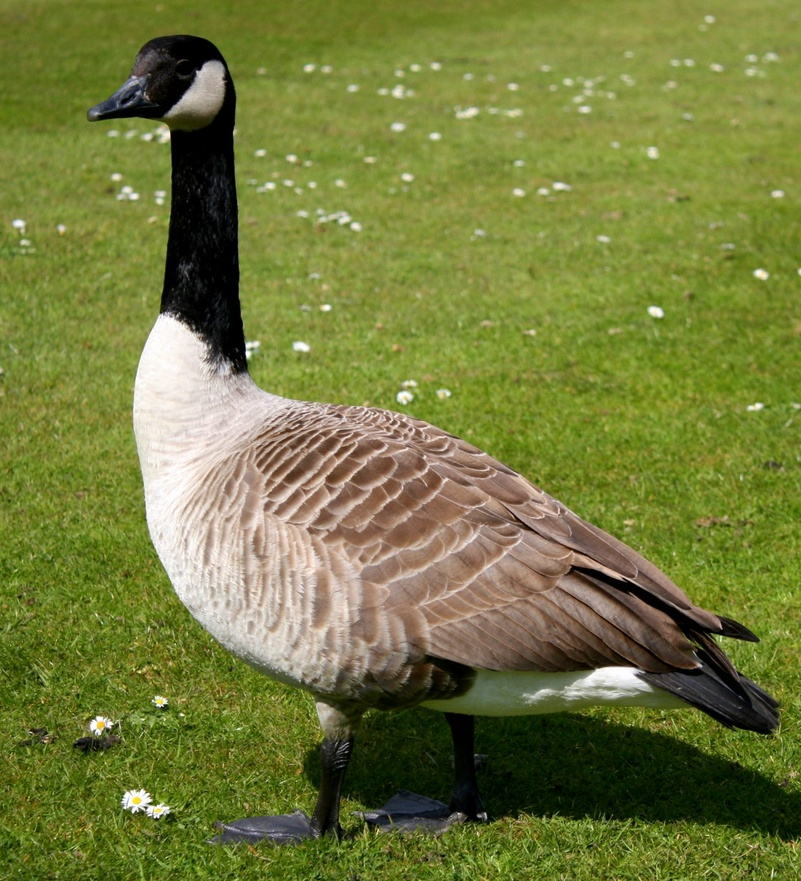
#> input picture img/goose.jpeg, 801 x 881 px, shrunk from 1454 x 1600 before the run
$ jupyter execute canny.ipynb
#> lines starting #> are read from the running program, lines starting #| are printed output that depends on the picture; after the words box and inside, x2 and y2 are one past the last pixel; in counts of white or black regions, pixels touching at a corner belong together
[cell 1]
import cv2
import numpy as np
import matplotlib.pyplot as plt
import math

[cell 2]
img2 = cv2.imread("img/goose.jpeg")
#> img2 is the input picture: shape (881, 801, 3); mean B, G, R 60.8, 122.9, 115.9
img = cv2.cvtColor(img2, cv2.COLOR_BGR2GRAY)
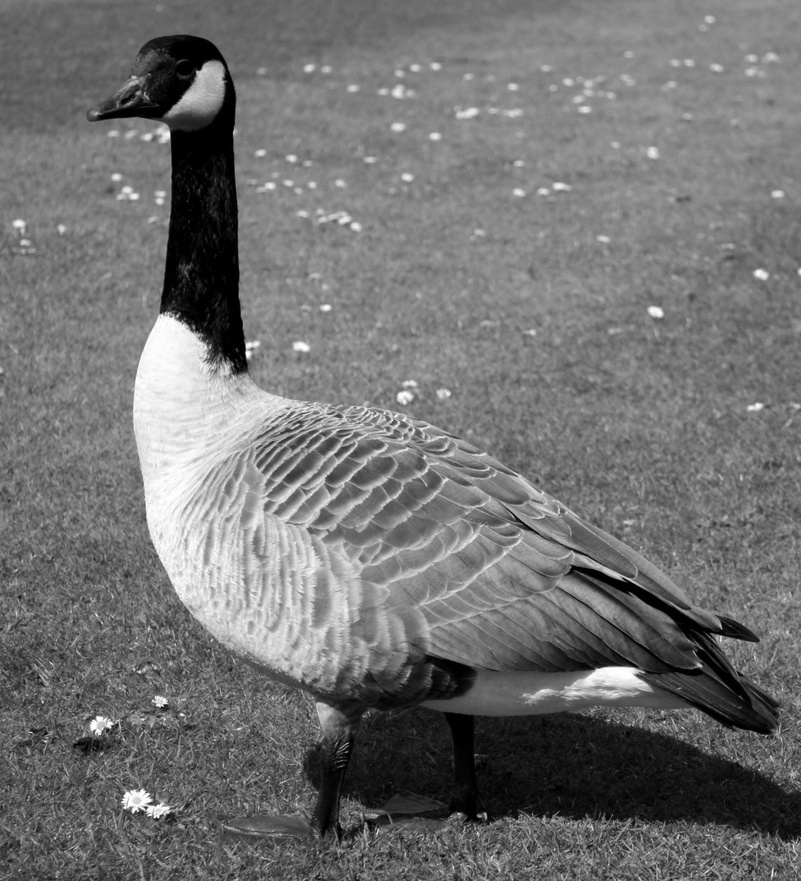
#> img: shape (881, 801); min 0, max 255, mean 113.7
plt.imshow(img, cmap="gray")

[cell 3]
edges = cv2.Canny(img, 50, 250)
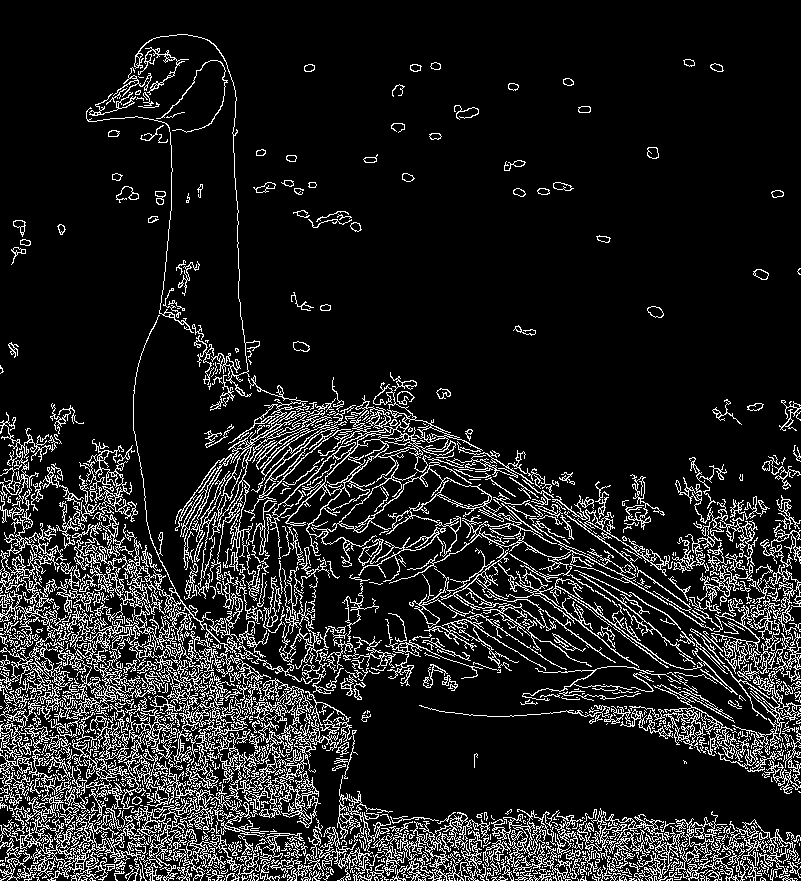
#> edges: shape (881, 801); 12.7% white in thin lines or dots
plt.imshow(edges, cmap='gray')

[cell 4]
img = cv2.GaussianBlur(img, (13,13), 3)
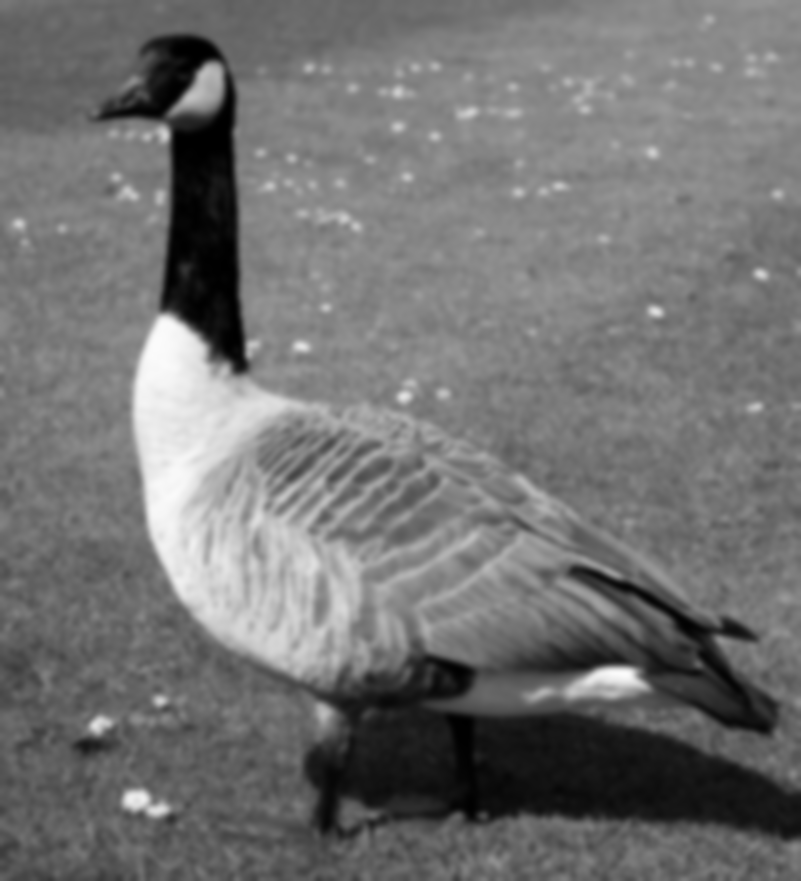
#> img: shape (881, 801); min 0, max 251, mean 113.7
plt.imshow(img, cmap='gray')

[cell 5]
edges = cv2.Canny(img, 40, 90, 3)
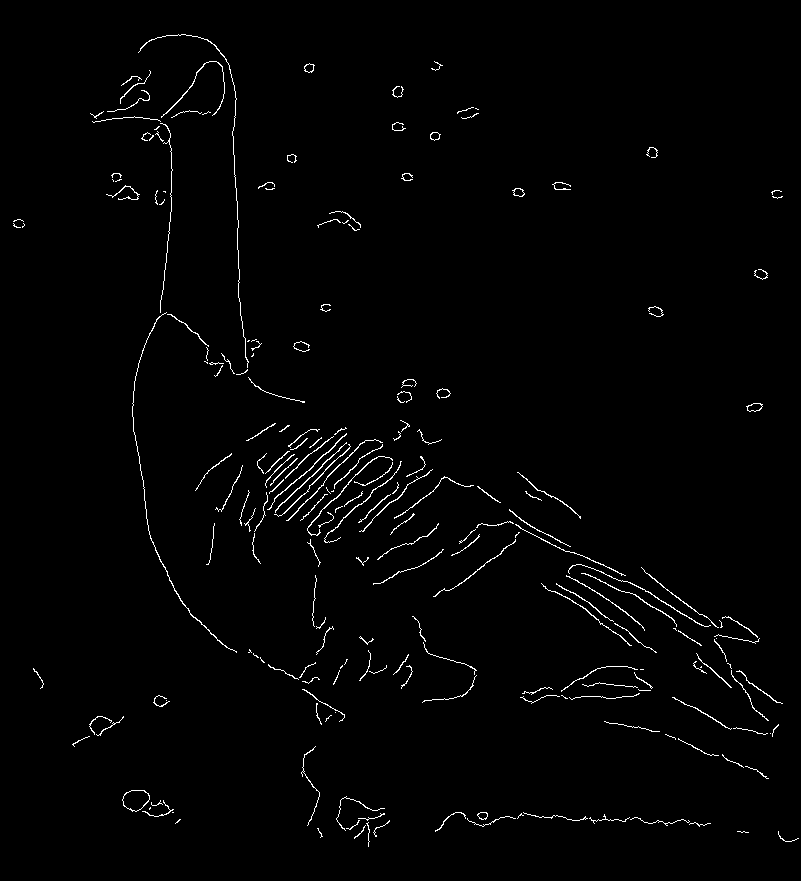
#> edges: shape (881, 801); 1.4% white in thin lines or dots
plt.imshow(edges, cmap='gray')

[cell 6]
lines_list =[]
lines = cv2.HoughLinesP(
            edges, # Input edge image
            1, # Distance resolution in pixels
            np.pi/180, # Angle resolution in radians
            threshold=100, # Min number of votes for valid line
            minLineLength=5, # Min allowed length of line
            maxLineGap=10 # Max allowed gap between line for joining them
            )
#> lines = [[658, 599, 705, 626], [236, 188, 236, 200], [630, 582, 670, 605]]
lines
#> Out has the same summary as lines

[cell 7]
# Iterate over points
for points in lines:
      # Extracted points nested in the list
    x1,y1,x2,y2=points[0]
    # Draw the lines joing the points
    # On the original image
    cv2.line(img2,(x1,y1),(x2,y2),(0,128,255),2)
    # Maintain a simples lookup list for points
    lines_list.append([(x1,y1),(x2,y2)])
#> this loop made 3 passes
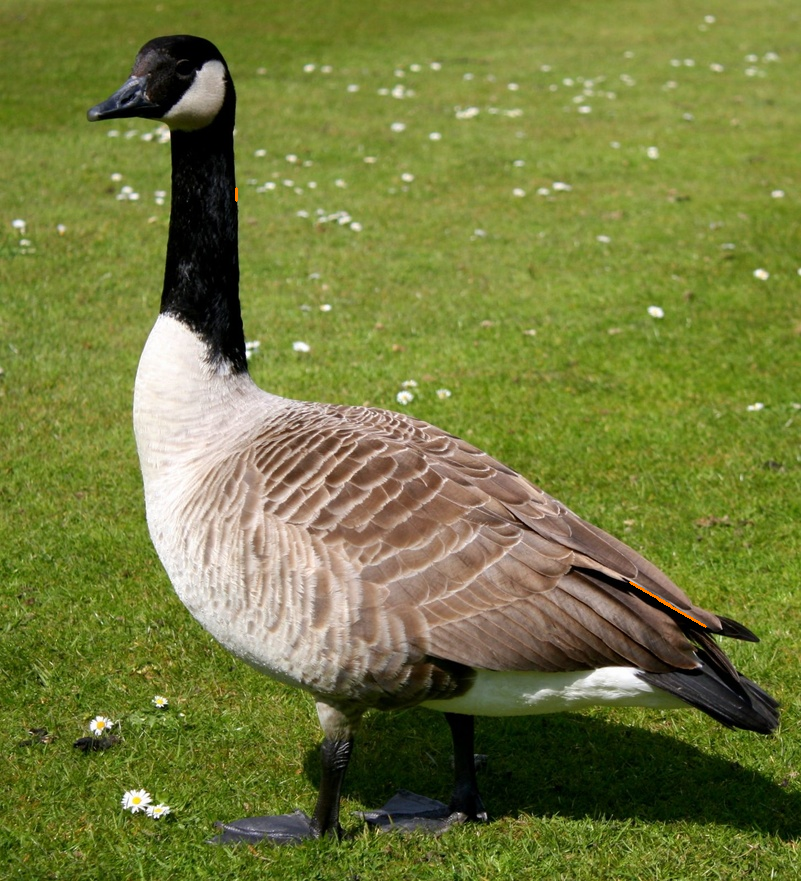
#> img2: shape (881, 801, 3); 0.04% of pixels changed, all inside (x1, y1, x2, y2) = (235, 187, 707, 628)
#> after the loop, lines_list = [[(658, 599), (705, 626)], [(236, 188), (236, 200)], [(630, 582), (670, 605)]]

plt.imshow(img2)
